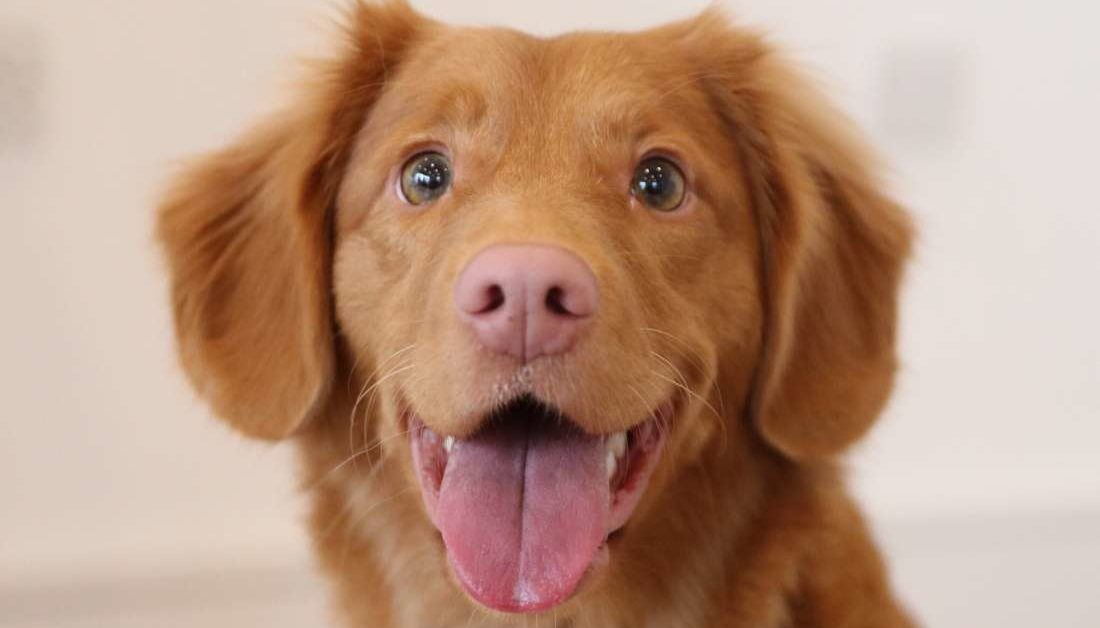
#> input picture Testing-data/img2.jpg, 1100 x 628 px, given in place of 0000.jpg, which was not available
$ jupyter execute masking.ipynb   (shell and % lines are left out)   (text cells are left out)
#> lines starting #> are read from the running program, lines starting #| are printed output that depends on the picture; after the words box and inside, x2 and y2 are one past the last pixel; in counts of white or black regions, pixels touching at a corner belong together; pictures that were not available may be replaced by others from this repository, and a replacement may not be noted
[cell 1]
import wget
url = "https://github.com/raffiainuls/CIFAR-10-images/blob/master/test/automobile/0000.jpg?raw=true"
wget.download(url)

[cell 2]
# import the necessary packages
from matplotlib import pyplot as plt
import numpy as np
import argparse
import cv2

[cell 3]
def plt_imshow(title, image):
	# convert the image frame BGR to RGB color space and display it
	image = cv2.cvtColor(image, cv2.COLOR_BGR2RGB)
	plt.imshow(image)
	plt.title(title)
	plt.grid(False)
	plt.show()

[cell 4]
# since we are using Jupyter Notebooks we can replace our argument
# parsing code with *hard coded* arguments and values
args = {
	"image": "0000.jpg"
}

[cell 5]
# load the original input image and display it to our screen
image = cv2.imread(args["image"])
#> image is the input picture: shape (628, 1100, 3); mean B, G, R 127.5, 149.3, 185.1
plt_imshow("Original", image)

# a mask is the same size as our image, but has only two pixel
# values, 0 and 255 -- pixels with a value of 0 (background) are
# ignored in the original image while mask pixels with a value of
# 255 (foreground) are allowed to be kept
mask = np.zeros(image.shape[:2], dtype="uint8")
cv2.rectangle(mask, (0, 90), (290, 450), 255, -1)
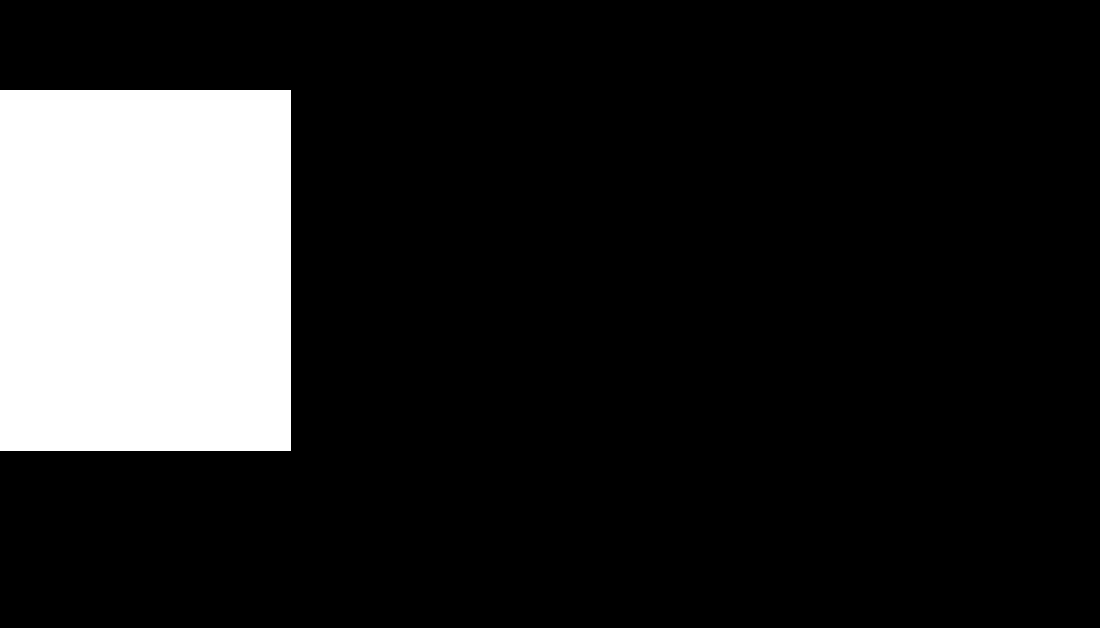
#> mask: shape (628, 1100); 15.2% white; 1 white region, box (x1, y1, x2, y2) and area: (0, 90, 291, 451) 105051
plt_imshow("Rectangular Mask", mask)

# apply our mask -- notice how only the person in the image is
# cropped out
masked = cv2.bitwise_and(image, image, mask=mask)
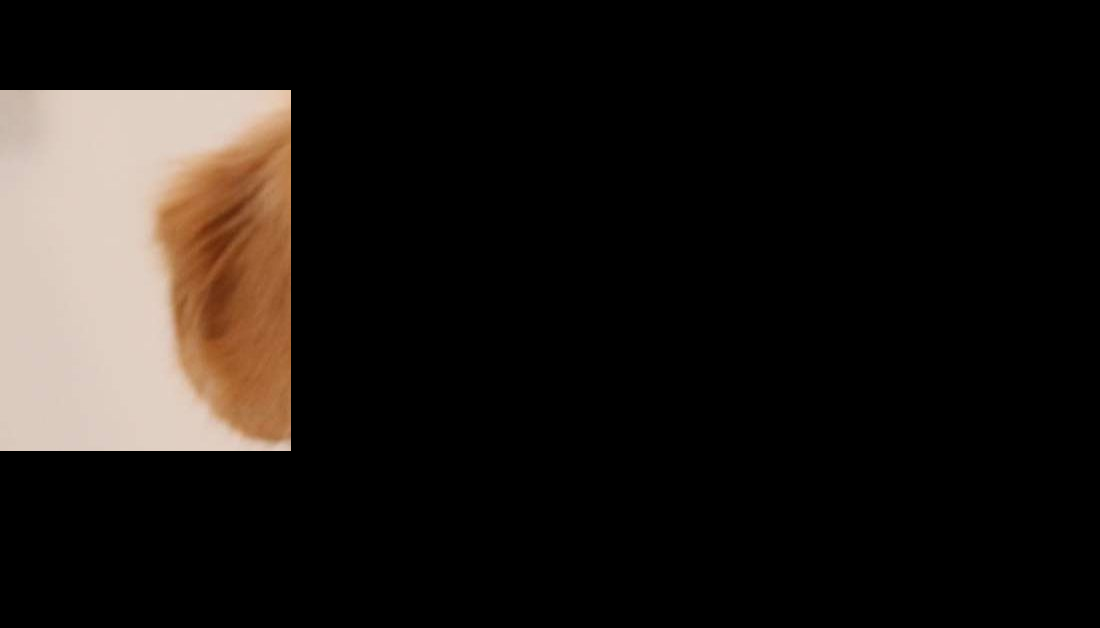
#> masked: shape (628, 1100, 3); mean B, G, R 22.6, 26.2, 30.9
plt_imshow("Mask Applied to Image", masked)

[cell 6]
# now, let's make a circular mask with a radius of 100 pixels and
# apply the mask again
mask = np.zeros(image.shape[:2], dtype="uint8")
cv2.circle(mask, (145, 200), 100, 255, -1)
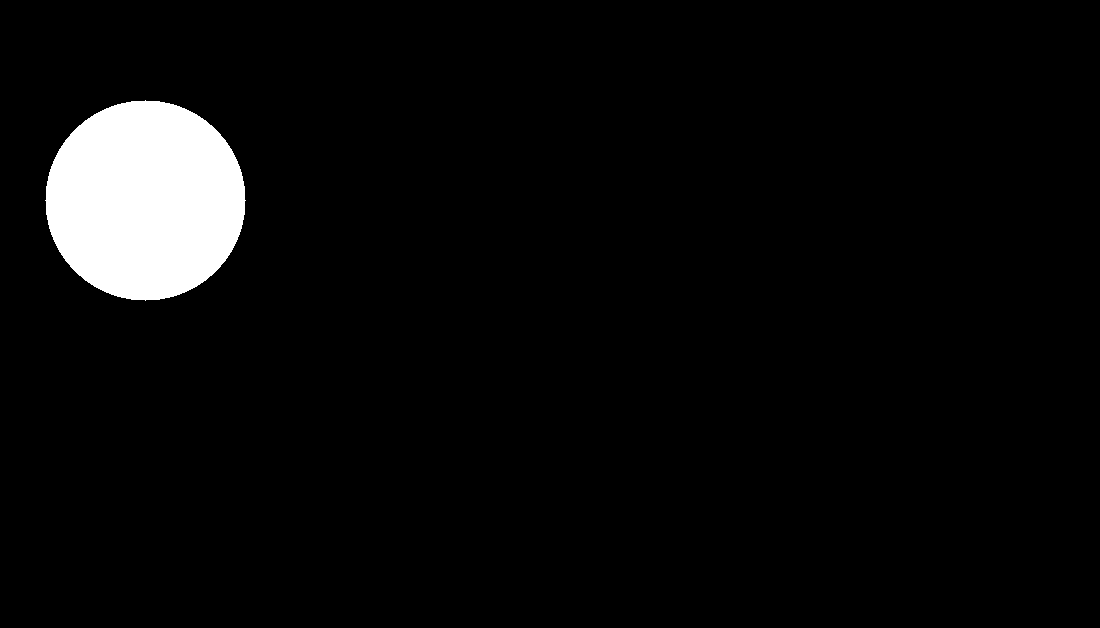
#> mask: shape (628, 1100); 4.5% white; 1 white region, box (x1, y1, x2, y2) and area: (45, 100, 246, 301) 31417
masked = cv2.bitwise_and(image, image, mask=mask)
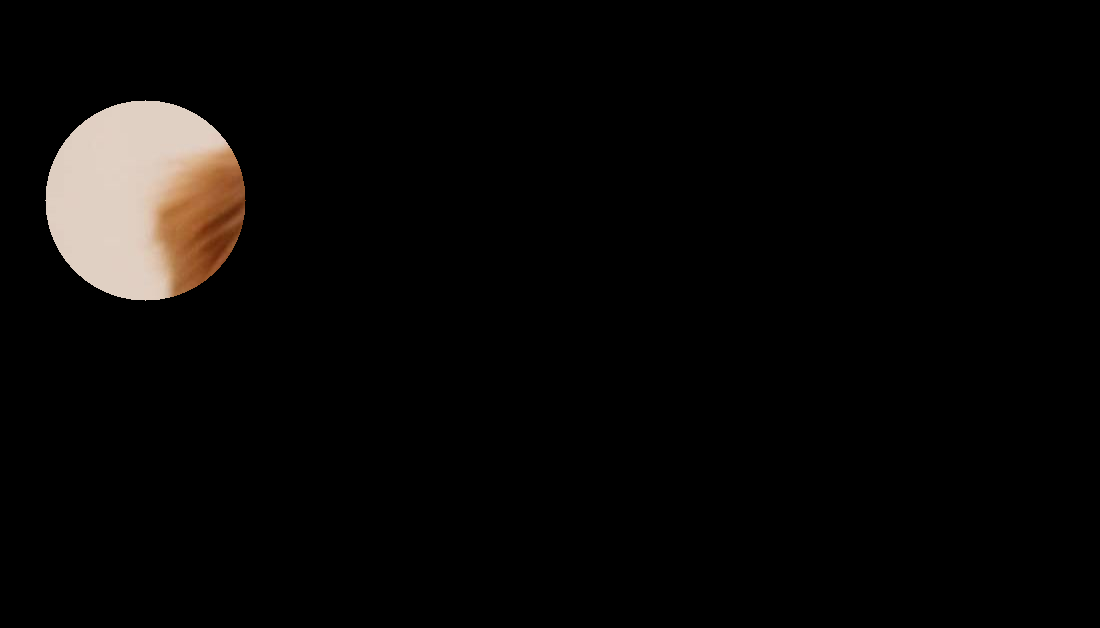
#> masked: shape (628, 1100, 3); mean B, G, R 7, 8, 9.4

# show the output images
plt_imshow("Circular Mask", mask)
plt_imshow("Mask Applied to Image", masked)

$ run again, on Testing-data/img3.jpg
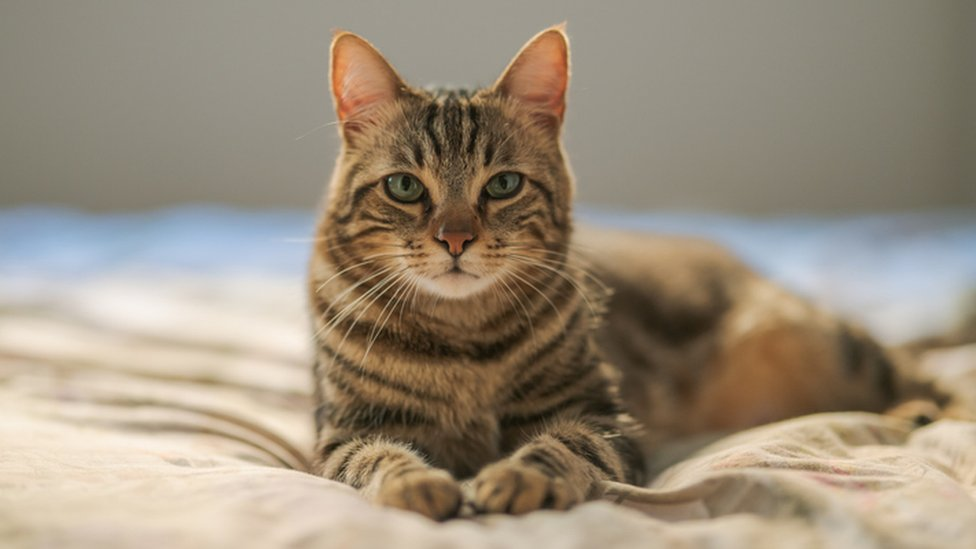
#> input picture Testing-data/img3.jpg, 976 x 549 px, given in place of 0000.jpg, which was not available
#> image is the input picture: shape (549, 976, 3); mean B, G, R 124.7, 142.7, 155.3
#> `cv2.rectangle(mask, (0, 90), (290, 450), 255, -1)`:
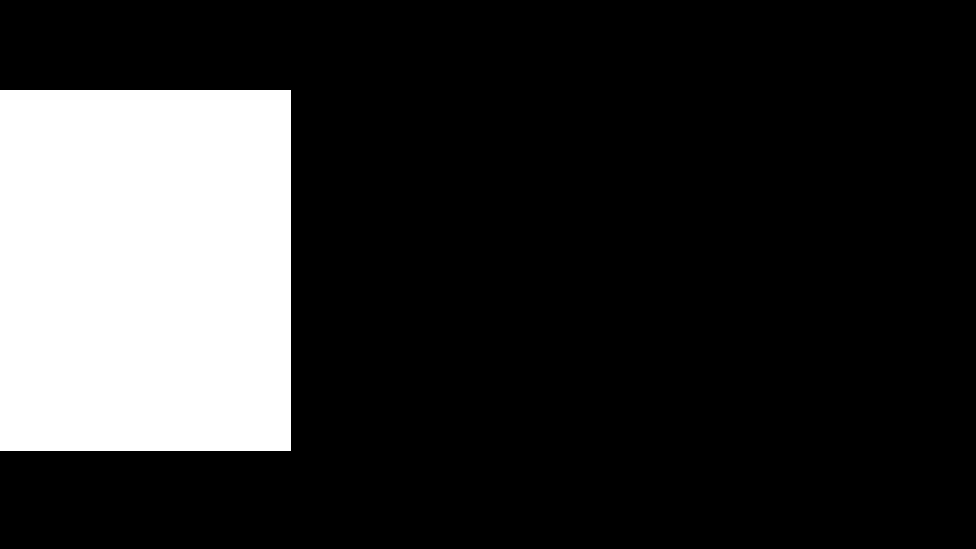
#> mask: shape (549, 976); 19.6% white; 1 white region, box (x1, y1, x2, y2) and area: (0, 90, 291, 451) 105051
#> `masked = cv2.bitwise_and(image, image, mask=mask)`:
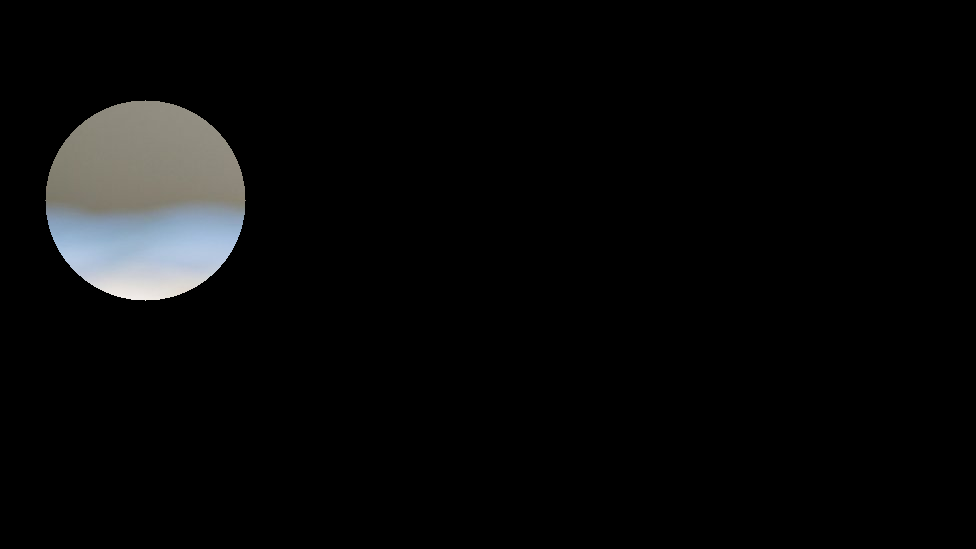
#> masked: shape (549, 976, 3); mean B, G, R 9.2, 9.2, 8.9
#> image: shape (549, 976, 3); 5.9% white; 1 white region, box (x1, y1, x2, y2) and area: (45, 100, 246, 301) 31417
